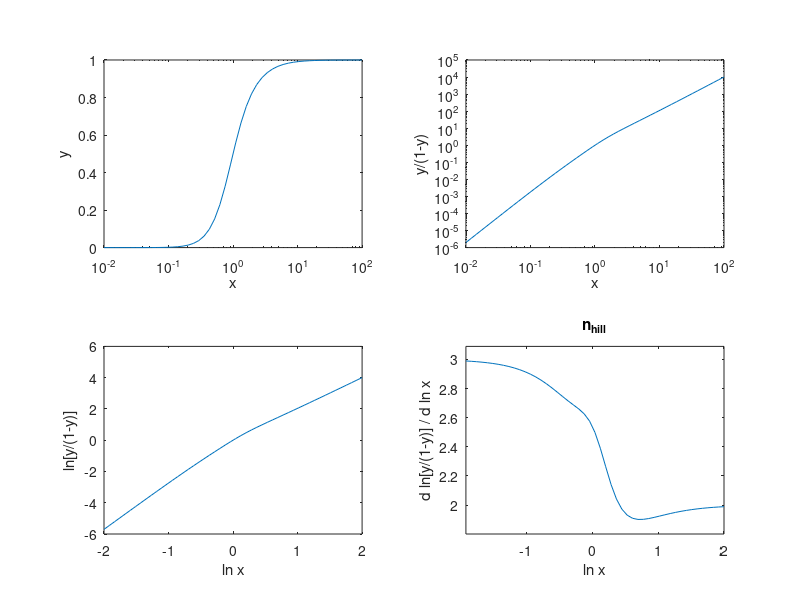

MATLAB code to generate this figure: (Note: this script raises an error after producing the figure.)
% y/(1-y) plots and cooperativity 

clc; clear; close all

x = logspace(-2,2,50);

% choose binding function here 
example = 1;
switch example
    case 1
        y = x./(1+x).*x.^2./(1+x.^2) + 1./(1+x).*x.^3./(1+x.^3);
        titlestr = 'y = x/(1+x) * x^2/(1+x^2) + 1/(1+x) * x^3/(1+x^3)';
    case 2
        y = x.^2./(1+x.^2);
        titlestr = 'y = x^2/(1+x^2)';
    otherwise 
        error('Uknown example.')
end

subplot(2,2,1)
semilogx(x,y)
xlabel('x')
ylabel('y')

subplot(2,2,2)
Y = y./(1-y);
loglog(x,Y)
xlabel('x')
ylabel('y/(1-y)')

subplot(2,2,3)
lnY = log10(Y); 
lnx = log10(x);
plot(lnx,lnY)
xlabel('ln x')
ylabel('ln[y/(1-y)]')

subplot(2,2,4)
dlnYdlnx = (lnY(2:end)-lnY(1:end-1))./(lnx(2:end)-lnx(1:end-1));
plot(lnx(2:end),dlnYdlnx)
xlabel('ln x')
ylabel('d ln[y/(1-y)] / d ln x')
title('n_{hill}')
axis([-Inf Inf min(dlnYdlnx)-0.1 max(dlnYdlnx)+0.1])

sgtitle(titlestr)
